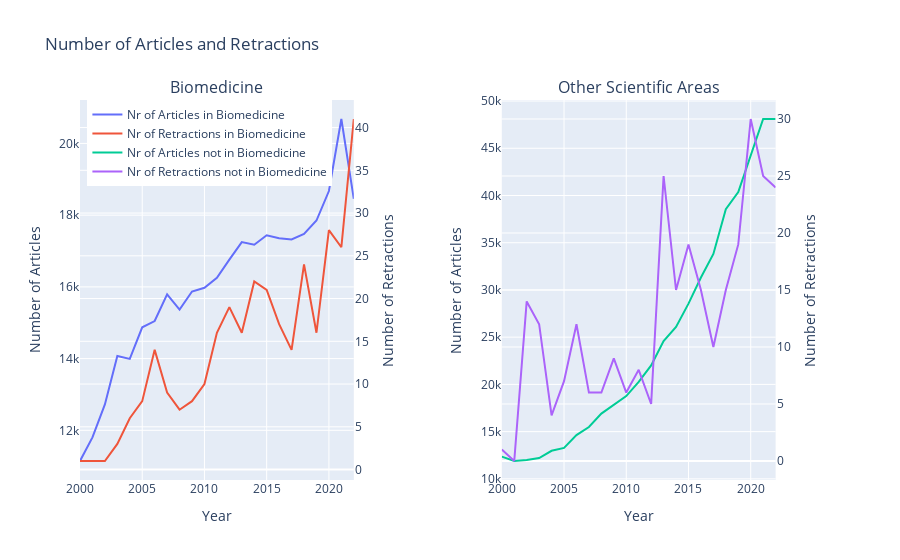

This figure's notebook cell:
### Code cell
import plotly.graph_objects as go
from plotly.subplots import make_subplots

# Assuming 'result' is your merged Dask DataFrame

# Create subplots
fig = make_subplots(rows=1, cols=2, subplot_titles=("Biomedicine", "Other Scientific Areas"), specs=[[{"secondary_y": True}, {"secondary_y": True}]])

# Add traces for Biomedicine subplot
fig.add_trace(go.Scatter(x=year_counts['RetractionDate'], y=year_counts['Nr of Articles in Biomedicine'],
                         mode='lines', name='Nr of Articles in Biomedicine'), row=1, col=1, secondary_y=False)
fig.add_trace(go.Scatter(x=year_counts['RetractionDate'], y=year_counts['Nr of Retractions in Biomedicine'],
                         mode='lines', name='Nr of Retractions in Biomedicine'), row=1, col=1, secondary_y=True)

# Add traces for Other Scientific Areas subplot
fig.add_trace(go.Scatter(x=year_counts['RetractionDate'], y=year_counts['Nr of Articles not in Biomedicine'],
                         mode='lines', name='Nr of Articles not in Biomedicine'), row=1, col=2, secondary_y=False)
fig.add_trace(go.Scatter(x=year_counts['RetractionDate'], y=year_counts['Nr of Retractions not in Biomedicine'],
                         mode='lines', name='Nr of Retractions not in Biomedicine'), row=1, col=2, secondary_y=True)

# Update axes labels and titles
fig.update_xaxes(title_text="Year", row=1, col=1)
fig.update_xaxes(title_text="Year", row=1, col=2)

fig.update_yaxes(title_text="Number of Articles", row=1, col=1, secondary_y=False)
fig.update_yaxes(title_text="Number of Retractions", row=1, col=1, secondary_y=True)
fig.update_yaxes(title_text="Number of Articles", row=1, col=2, secondary_y=False)
fig.update_yaxes(title_text="Number of Retractions", row=1, col=2, secondary_y=True)

# Update layout
fig.update_layout(title_text="Number of Articles and Retractions",
                  legend=dict(x=0.01, y=1))

# Show plot
fig.show()

### Figure 1 — Plotly figure (JSON) as saved in the notebook; plotly's stock layout.template omitted (floating-point values rounded to 4 significant figures)
{"data": [{"mode": "lines", "name": "Nr of Articles in Biomedicine", "type": "scatter", "x": [2000, 2001, 2002, 2003, 2004, 2005, 2006, 2007, 2008, 2009, 2010, 2011, 2012, 2013, 2014, 2015, 2016, 2017, 2018, 2019, 2020, 2021, 2022], "xaxis": "x", "y": [11144, 11803, 12722, 14072, 13992, 14873, 15048, 15794, 15366, 15871, 15975, 16254, 16761, 17250, 17177, 17441, 17357, 17324, 17474, 17850, 18673, 20682, 18454], "yaxis": "y"}, {"mode": "lines", "name": "Nr of Retractions in Biomedicine", "type": "scatter", "x": [2000, 2001, 2002, 2003, 2004, 2005, 2006, 2007, 2008, 2009, 2010, 2011, 2012, 2013, 2014, 2015, 2016, 2017, 2018, 2019, 2020, 2021, 2022], "xaxis": "x", "y": [1, 1, 1, 3, 6, 8, 14, 9, 7, 8, 10, 16, 19, 16, 22, 21, 17, 14, 24, 16, 28, 26, 41], "yaxis": "y2"}, {"mode": "lines", "name": "Nr of Articles not in Biomedicine", "type": "scatter", "x": [2000, 2001, 2002, 2003, 2004, 2005, 2006, 2007, 2008, 2009, 2010, 2011, 2012, 2013, 2014, 2015, 2016, 2017, 2018, 2019, 2020, 2021, 2022], "xaxis": "x2", "y": [12349, 11890, 11990, 12205, 12969, 13274, 14629, 15490, 16911, 17868, 18768, 20258, 22004, 24590, 26081, 28552, 31323, 33807, 38556, 40362, 44210, 48099, 48092], "yaxis": "y3"}, {"mode": "lines", "name": "Nr of Retractions not in Biomedicine", "type": "scatter", "x": [2000, 2001, 2002, 2003, 2004, 2005, 2006, 2007, 2008, 2009, 2010, 2011, 2012, 2013, 2014, 2015, 2016, 2017, 2018, 2019, 2020, 2021, 2022], "xaxis": "x2", "y": [1, 0, 14, 12, 4, 7, 12, 6, 6, 9, 6, 8, 5, 25, 15, 19, 15, 10, 15, 19, 30, 25, 24], "yaxis": "y4"}], "layout": {"annotations": [{"font": {"size": 16}, "showarrow": false, "text": "Biomedicine", "x": 0.185, "xanchor": "center", "xref": "paper", "y": 1, "yanchor": "bottom", "yref": "paper"}, {"font": {"size": 16}, "showarrow": false, "text": "Other Scientific Areas", "x": 0.755, "xanchor": "center", "xref": "paper", "y": 1, "yanchor": "bottom", "yref": "paper"}], "legend": {"x": 0.01, "y": 1}, "title": {"text": "Number of Articles and Retractions"}, "xaxis": {"anchor": "y", "domain": [0, 0.37], "title": {"text": "Year"}}, "xaxis2": {"anchor": "y3", "domain": [0.57, 0.94], "title": {"text": "Year"}}, "yaxis": {"anchor": "x", "domain": [0, 1], "title": {"text": "Number of Articles"}}, "yaxis2": {"anchor": "x", "overlaying": "y", "side": "right", "title": {"text": "Number of Retractions"}}, "yaxis3": {"anchor": "x2", "domain": [0, 1], "title": {"text": "Number of Articles"}}, "yaxis4": {"anchor": "x2", "overlaying": "y3", "side": "right", "title": {"text": "Number of Retractions"}}}}
